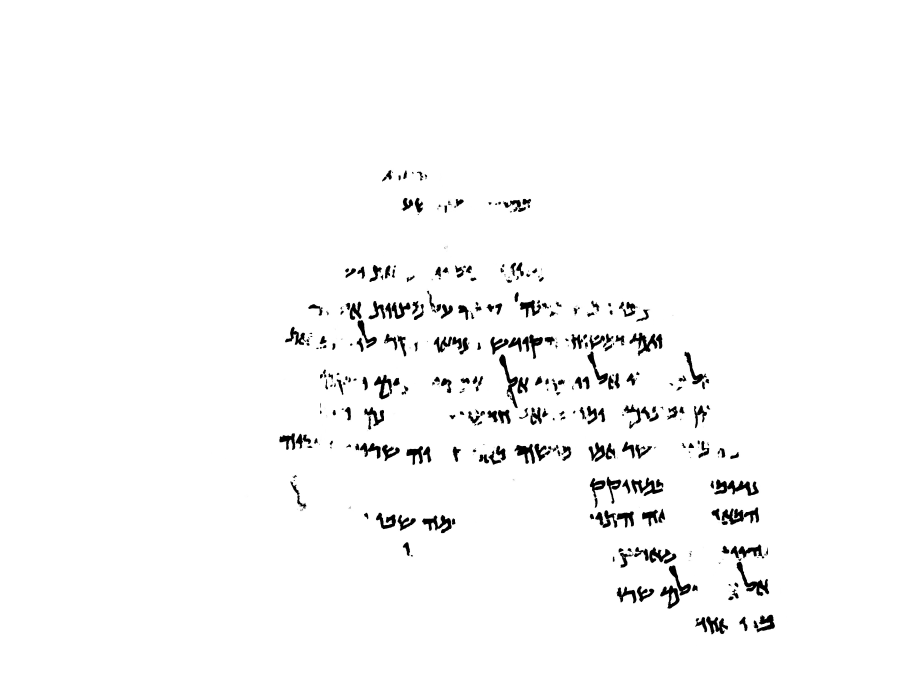
#> input picture binarized/P106-Fg002-R-C01-R01-binarized.jpg, 3608 x 2706 px (shown at 1/4 size); its folder holds only this picture in this run
$ python main.py
#> lines starting #> are read from the running program, lines starting #| are printed output that depends on the picture
#> in process_image, img is the input picture: shape (2706, 3608); min 0, max 255, mean 248.9
### segment_image.py
import scipy
import numpy as np
import scipy.signal
from rotate_img import rotate_image


# Align image so lines are as horizontal as possible
def align_image(img):
    img = 255 - img
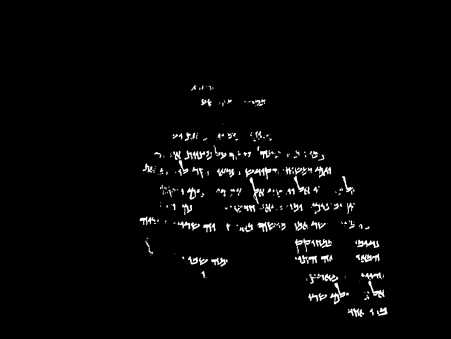
#> img: shape (2706, 3608) (shown at 1/8 size); min 0, max 255, mean 6.1

    rotations = range(-20, 20, 2)
    highest_peak = -1
    best_rotation_data = -1
    best_rotation_img = -1
    best_angle = -1
    for angle in rotations:
        rotated_img = rotate_image(img, angle)
        img_row_sum = np.sum(rotated_img, axis=1)
        peak = max(img_row_sum)
        if peak > highest_peak:
            highest_peak = peak
            best_rotation_data = img_row_sum
            best_rotation_img = rotated_img
            best_angle = angle
#> this loop made 20 passes
#> (peak, highest_peak) on passes 1, 2, 3, 6, 8, 9, 10, 11: (69822, 69822), (70274, 70274), (74836, 74836), (81414, 81414), (84918, 84918), (114615, 114615), (163008, 163008), (185055, 185055)
#> pass 1, in rotate_image, `rotated_mat = cv2.warpAffine(mat, rotation_mat, (bound_w, bound_h))`:
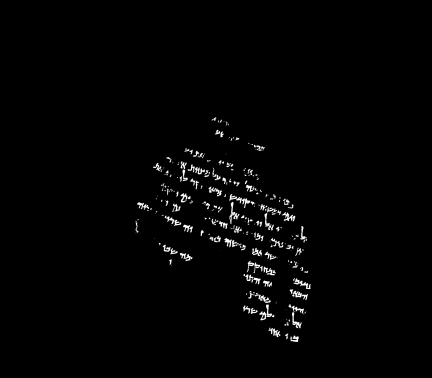
#> rotated_mat: shape (3776, 4315) (shown at 1/10 size); min 0, max 255, mean 3.6
#> pass 2, in rotate_image (call 2), `rotated_mat = cv2.warpAffine(mat, rotation_mat, (bound_w, bound_h))`:
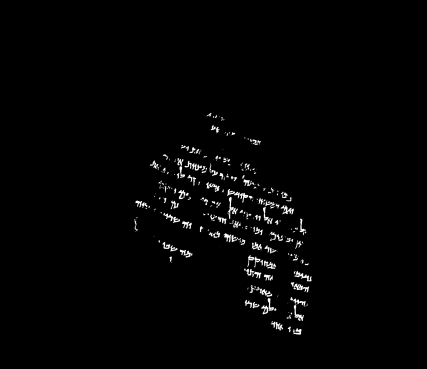
#> rotated_mat: shape (3688, 4267) (shown at 1/10 size); min 0, max 255, mean 3.8
#> pass 3, in rotate_image (call 3), `rotated_mat = cv2.warpAffine(mat, rotation_mat, (bound_w, bound_h))`:
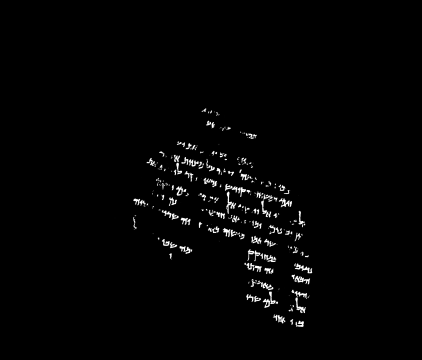
#> rotated_mat: shape (3595, 4214) (shown at 1/10 size); min 0, max 255, mean 3.9
#> after the loop, best_angle = 0; best_rotation_data = 2706 values, max 185055 at index 1361, min 0 at index 0, mean 21896.5; highest_peak = 185055

    best_rotation_img = 255 - best_rotation_img
    return best_rotation_img, best_rotation_data, best_angle


def get_lines(img):
    img_row_sum = np.sum(255 - img, axis=1)
#> img_row_sum has the same summary as best_rotation_data in align_image
    total = img_row_sum.sum()
#> total = 59251947

    peaks, _ = scipy.signal.find_peaks(img_row_sum,
                                       # height=40000,
                                       distance=70,
                                       prominence=max(total / 4000, 18000)
                                       )
#> peaks = [810, 1085, 1228, 1361, 1522, 1648, 1797, 1934, 2075, 2204, 2362, 2489]

    return peaks

### rotate_img.py
import cv2


def rotate_image(mat, angle):
    """
    Rotates an image (angle in degrees) and expands image to avoid cropping
    """

    # image shape has 3 dimensions
    height, width = mat.shape[:2]
    # getRotationMatrix2D needs coordinates in reverse order (width, height) compared to shape
    image_center = (width / 2, height / 2)

    rotation_mat = cv2.getRotationMatrix2D(image_center, angle, 1.)

    # rotation calculates the cos and sin, taking absolutes of those.
    abs_cos = abs(rotation_mat[0, 0])
    abs_sin = abs(rotation_mat[0, 1])

    # find the new width and height bounds
    bound_w = int(height * abs_sin + width * abs_cos)
    bound_h = int(height * abs_cos + width * abs_sin)

    # subtract old image center (bringing image back to origo) and adding the new image center coordinates
    rotation_mat[0, 2] += bound_w / 2 - image_center[0]
    rotation_mat[1, 2] += bound_h / 2 - image_center[1]

    # rotate image with the new bounds and translated rotation matrix
    rotated_mat = cv2.warpAffine(mat, rotation_mat, (bound_w, bound_h))
    return rotated_mat

### line_star.py
from astar import AStar
import math


class LineStar(AStar):
    def __init__(self, img):
        super().__init__()
        self.img = img
        self.img_height, self.img_width = img.shape

    def get_path(self, start, end):
        result = self.astar(start, end)
        if result is None:
            # Poke holes
            print("Couldn't find path")
            return None
        return list(result)

    # [27 lines left out: functions check_pos, neighbors, distance_between, not called in this run]

    def heuristic_cost_estimate(self, current, goal):
        return abs(current[0] - goal[0]) + abs(current[1] - goal[1])

### main.py
from os import listdir
from os.path import isfile, join
from multiprocessing import Pool, cpu_count
import cv2
import pylab as plt
from matplotlib.collections import PatchCollection
import matplotlib.patches as mpatches
import math
from line_star import LineStar

from segment_image import get_lines, align_image

images_path = 'binarized'


def process_image(image):
    i, image_file = image
    img_path = join(images_path, image_file)
    img = cv2.imread(img_path, 0)

    img, _, _ = align_image(img)

    lines = get_lines(img)
#> lines has the same summary as peaks in get_lines

    height, width = img.shape
    patches = []
    fig, ax = plt.subplots(1)

    # Astar line bounds
    for i, line in enumerate(lines[:-1]):
        crop_top = line  # Lower value than crop_bottom, because (0,0) is top left
        crop_bottom = lines[i + 1]
        crop = img[crop_top:crop_bottom, :]
        crop_height, crop_width = crop.shape
        resize_factor = 1/16
        crop = cv2.resize(crop, (int(crop_width * resize_factor), int(crop_height * resize_factor)))

        # plt.imshow(crop, cmap='gray')
        # plt.show()

        crop_height, crop_width = crop.shape
        crop_mid = math.floor(crop_height / 2)
        start = (0, crop_mid)
        goal = (crop_width - 1, crop_mid)
        line_star = LineStar(crop)
        path = line_star.get_path(start, goal)
        if path is None:
            continue

        original_size_path = [(x / resize_factor, crop_top + y / resize_factor) for x, y in path]
        path_coords = list(zip(*original_size_path))
        ax.plot(*path_coords)
#> this loop made 1 pass
#> (line, crop_top, crop_bottom, resize_factor, crop_mid, start) on pass 1: (810, 810, 1085, 0.0625, 8, (0, 8))
#> pass 1, in process_image, `crop = img[crop_top:crop_bottom, :]`:
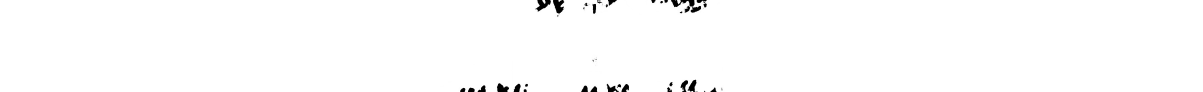
#> crop: shape (275, 3608) (shown at 1/3 size); min 0, max 255, mean 252.8

    # Horizontal line bounds
    for i, line in enumerate(lines):
        prev_line = lines[i - 1] if i > 0 else None
        next_line = lines[i + 1] if i < len(lines) - 1 else line + (line - prev_line) * 3
        if prev_line is None:
            prev_line = line - (next_line - line) * 3
        bounds = [line - (line - prev_line) / 2, line + (next_line - line) / 2]
        rect = mpatches.Rectangle((0, bounds[0]), width, bounds[1] - bounds[0], ec="none")
        patches.append(rect)

    # Plot line centers
    # for line in lines:
    #     ax.plot([0, width], [line, line])

    # Plot line bounds
    pc = PatchCollection(patches, linewidths=1, edgecolor='red', facecolor='none')
    # ax.add_collection(pc)

    ax.imshow(img, cmap='gray')
    plt.savefig(join('output', 'lines_' + image_file.split('.')[0]))
    plt.show()
    print(f"[{i + 1}] Processed file {image_file}")


def run():
    binarized_files = [f for f in listdir(images_path) if isfile(join(images_path, f))]

    p = Pool(cpu_count())
    p.map(process_image, enumerate(binarized_files))
    # p.map(process_image, enumerate(['P166-Fg007-R-C01-R01-binarized.jpg']))


def test():
    process_image((0, 'P123-Fg001-R-C01-R01-binarized.jpg'))


if __name__ == '__main__':
    # test()
#> (the run stopped early here; a loop or call above may not have finished)

$ run again, on binarized/P168-Fg016-R-C01-R01-binarized.jpg
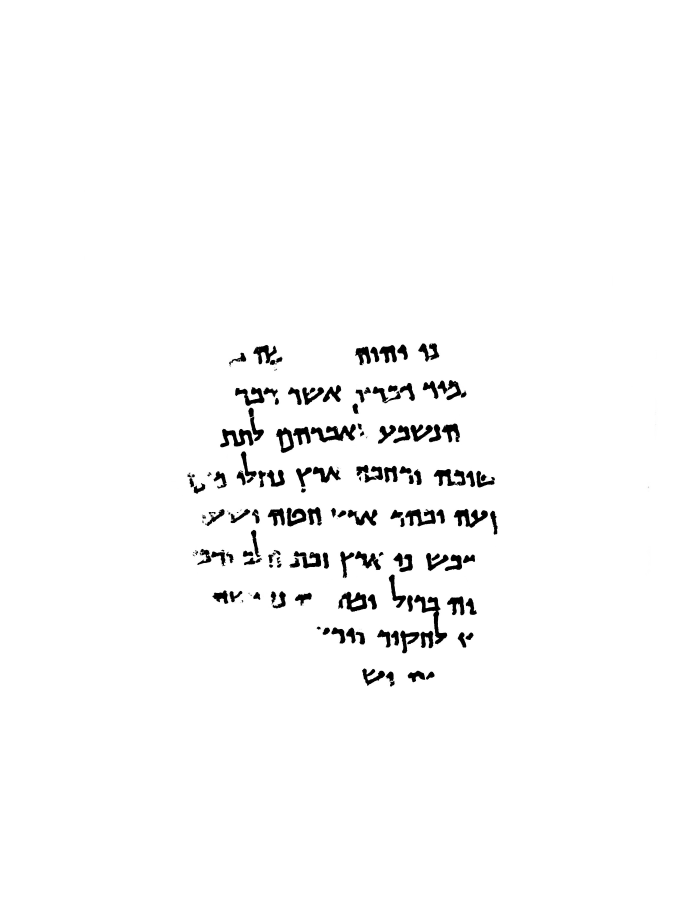
#> input picture binarized/P168-Fg016-R-C01-R01-binarized.jpg, 2706 x 3608 px (shown at 1/4 size)
#> in process_image, img is the input picture: shape (3608, 2706); min 0, max 255, mean 249.4
#> the loop in align_image, `for angle in rotations:` made 20 passes
#> (peak, highest_peak) on passes 1, 2, 3, 4, 8, 9, 10, 11: (76962, 76962), (79740, 79740), (82498, 82498), (91199, 91199), (112610, 112610), (129393, 129393), (161595, 161595), (169817, 169817)
#> pass 1, in rotate_image, `rotated_mat = cv2.warpAffine(mat, rotation_mat, (bound_w, bound_h))`:
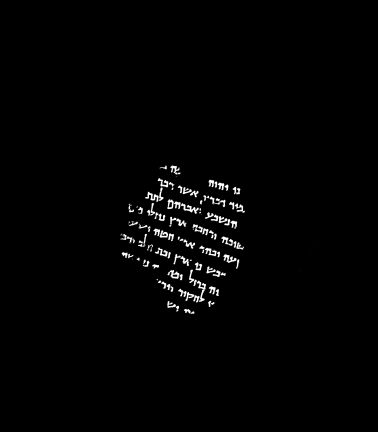
#> rotated_mat: shape (4315, 3776) (shown at 1/10 size); min 0, max 255, mean 3.4
#> after the loop in align_image, `for angle in rotations:`: best_angle = 0; best_rotation_data = 3608 values, max 169817 at index 2051, min 0 at index 0, mean 15163.2; highest_peak = 169817
#> img_row_sum has the same summary as best_rotation_data in align_image
#> total = 54708993
#> peaks = [1404, 1560, 1724, 1892, 2051, 2222, 2393, 2535, 2700]
#> lines has the same summary as peaks in get_lines
#> the loop in process_image, `for i, line in enumerate(lines[:-1]):` made 1 pass
#> (line, crop_top, crop_bottom, resize_factor, crop_mid, start) on pass 1: (1404, 1404, 1560, 0.0625, 4, (0, 4))
#> pass 1, in process_image, `crop = img[crop_top:crop_bottom, :]`:
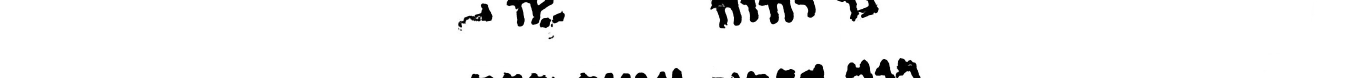
#> crop: shape (156, 2706) (shown at 1/2 size); min 0, max 255, mean 244.2

$ run again, on binarized/P172-Fg001-R-C01-R01-binarized.jpg
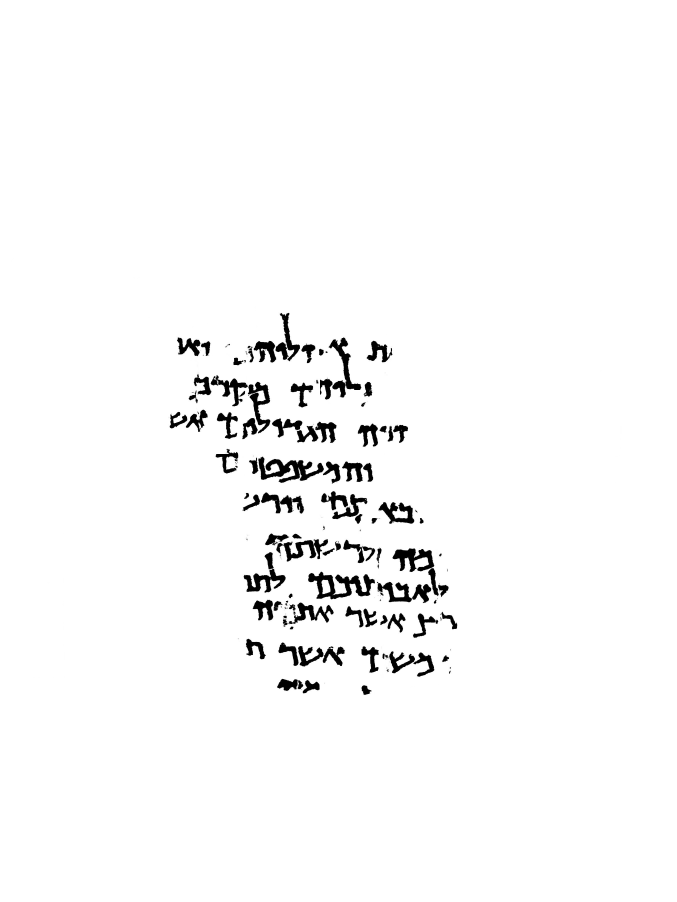
#> input picture binarized/P172-Fg001-R-C01-R01-binarized.jpg, 2706 x 3608 px (shown at 1/4 size)
#> in process_image, img is the input picture: shape (3608, 2706); min 0, max 255, mean 248.8
#> the loop in align_image, `for angle in rotations:` made 20 passes
#> (peak, highest_peak) on passes 1, 2, 3, 5, 6, 7, 8, 10: (79553, 79553), (81745, 81745), (82681, 82681), (85275, 85275), (92977, 92977), (104371, 104371), (104538, 104538), (107235, 107235)
#> after the loop in align_image, `for angle in rotations:`:
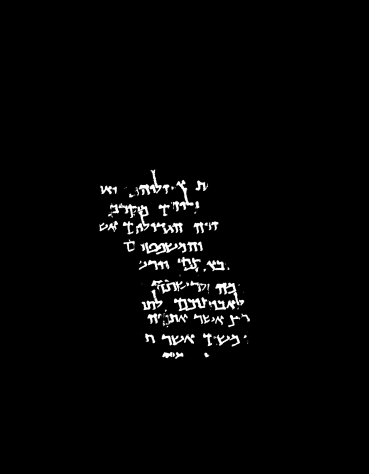
#> best_rotation_img: shape (3787, 2951) (shown at 1/8 size); min 0, max 255, mean 5.4
#> after the loop in align_image, `for angle in rotations:`: best_angle = 4; best_rotation_data = 3787 values, max 147281 at index 1795, min 0 at index 0, mean 15909.5; highest_peak = 147281
#> img_row_sum has the same summary as best_rotation_data in align_image
#> total = 60249397
#> peaks = [1503, 1656, 1795, 1958, 2100, 2274, 2416, 2531, 2695, 2840]
#> lines has the same summary as peaks in get_lines
#> the loop in process_image, `for i, line in enumerate(lines[:-1]):` made 1 pass
#> (line, crop_top, crop_bottom, resize_factor, crop_mid, start) on pass 1: (1503, 1503, 1656, 0.0625, 4, (0, 4))
#> pass 1, in process_image, `crop = img[crop_top:crop_bottom, :]`:
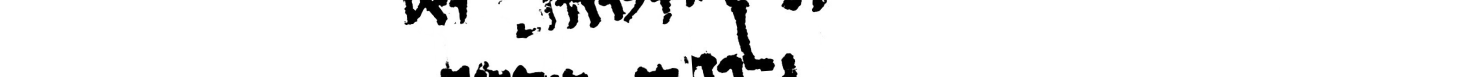
#> crop: shape (153, 2951) (shown at 1/2 size); min 0, max 255, mean 241.2
